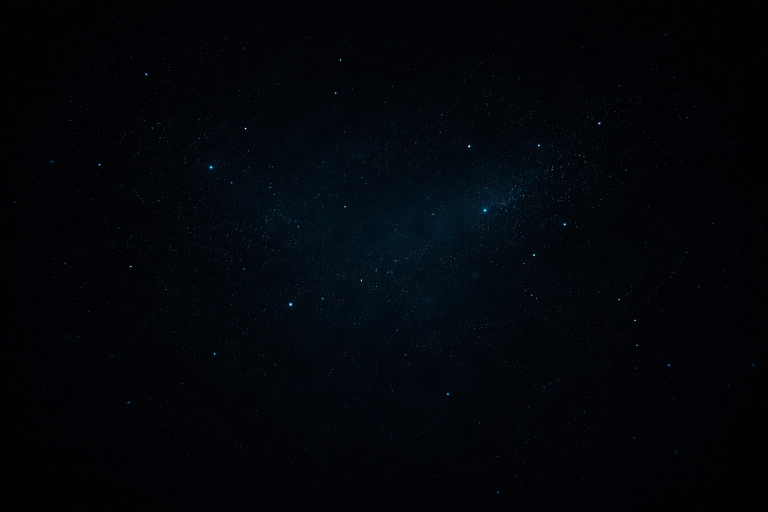
#> input picture Assets/Resources/Backgrounds/bg_abyss.png, 1536 x 1024 px (shown at 1/2 size); its folder holds 4 pictures in this run
$ python mide_diferencial.py
#> lines starting #> are read from the running program, lines starting #| are printed output that depends on the picture
# -*- coding: utf-8 -*-
"""
¿Se DISTINGUEN los fondos/suelos en la tele? (2026-08-28)

Criterio del user: "los fondos, suelos, luces y todo eso deben ser diferenciales como en
la app movil". Varios son de pago: si en la tele se ven iguales, el usuario paga por algo
que no ve.

Se mide la distancia de color (dE76 en Lab) de cada elemento a su VECINO MAS PARECIDO,
y se compara el dE EN PANTALLA contra el dE DEL ARTE. Dos numeros distintos:
  · arte      lo que el diseñador separo
  · pantalla  lo que el usuario distingue de verdad, tras agua, niebla, grado y bloom

⚠⚠ SE MIDE POR BANDA, NO EL ENCUADRE ENTERO. Con el suelo al 53 % de blanco, cualquier
medida global devuelve "todos identicos" y no es por el fondo: es el suelo dominando.
Esa trampa ya costo una tabla entera hoy.
"""
import sys, glob, os
import numpy as np
from PIL import Image

def lab_medio(a):
    rgb = np.asarray(a, dtype=np.float64) / 255.0
    m = rgb <= 0.04045
    lin = np.where(m, rgb / 12.92, ((rgb + 0.055) / 1.055) ** 2.4)
    M = np.array([[0.4124564, 0.3575761, 0.1804375],
                  [0.2126729, 0.7151522, 0.0721750],
                  [0.0193339, 0.1191920, 0.9503041]])
    x = lin.reshape(-1, 3) @ M.T
    w = np.array([0.95047, 1.0, 1.08883]); t = x / w; d = 6.0 / 29.0
    f = np.where(t > d ** 3, np.cbrt(t), t / (3 * d * d) + 4.0 / 29.0)
    L = 116 * f[:, 1] - 16
    A = 500 * (f[:, 0] - f[:, 1]); B = 200 * (f[:, 1] - f[:, 2])
    return np.array([L.mean(), A.mean(), B.mean()])

def de(p, q): return float(np.sqrt(((p - q) ** 2).sum()))

def banda(p, y0, y1):
    a = Image.open(p).convert('RGB'); h = a.size[1]
    return lab_medio(a.crop((0, int(h * y0), a.size[0], int(h * y1))))

# ── que se mide: fondos (banda de arriba) o sustratos (banda del suelo) ───────
QUE = sys.argv[1] if len(sys.argv) > 1 else 'bg'
if QUE == 'bg':
    ARTE, CAPT, PRE, Y0, Y1 = 'Assets/Resources/Backgrounds/bg_*.png', '_bloom/bg_bg_*.png', 'bg_bg_', 0.12, 0.50
else:
    ARTE, CAPT, PRE, Y0, Y1 = 'Assets/Resources/Substrates/sub_*.png', '_bloom/subcand_sub_*.png', 'subcand_', 0.80, 0.93

arte = {}
for f in sorted(glob.glob(ARTE)):
    arte[os.path.basename(f)[:-4]] = lab_medio(Image.open(f).convert('RGB'))
#> in lab_medio, `m = rgb <= 0.04045`:
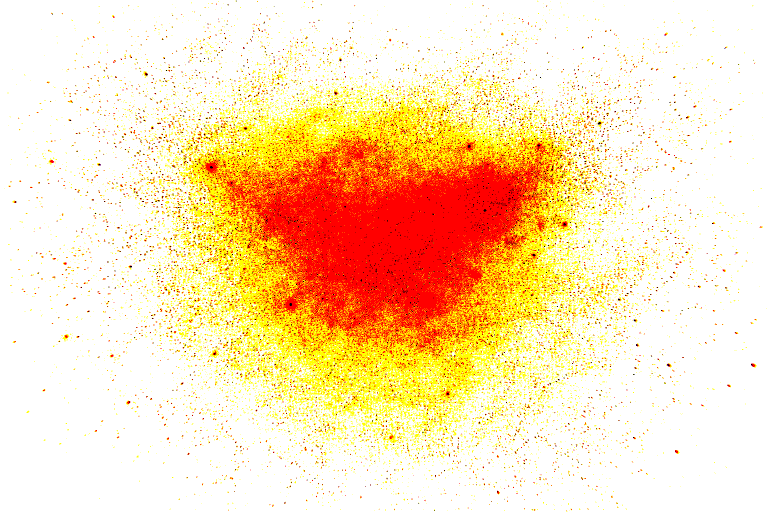
#> m: shape (1024, 1536, 3) bool (shown at 1/2 size); mean R, G, B 0.994, 0.882, 0.729
#> pass 2 of the loop `for f in sorted(glob.glob(ARTE)):`:
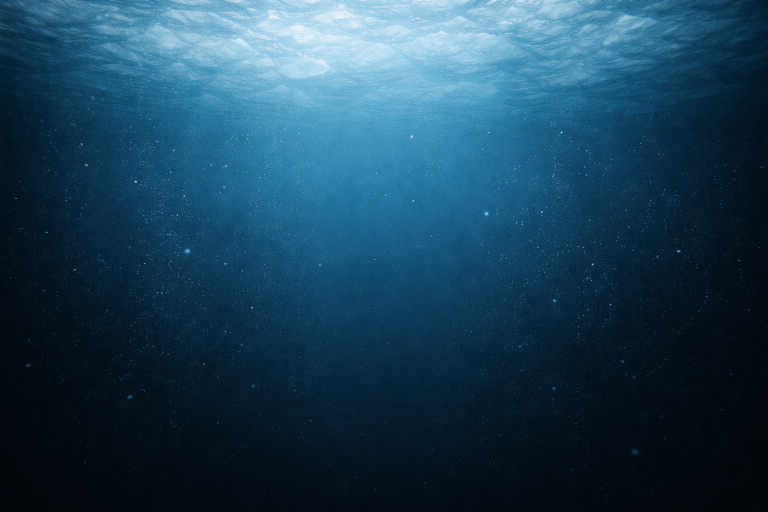
#> input picture Assets/Resources/Backgrounds/bg_arctic.png, 1536 x 1024 px (shown at 1/2 size)
#> in lab_medio (call 2), `m = rgb <= 0.04045`:
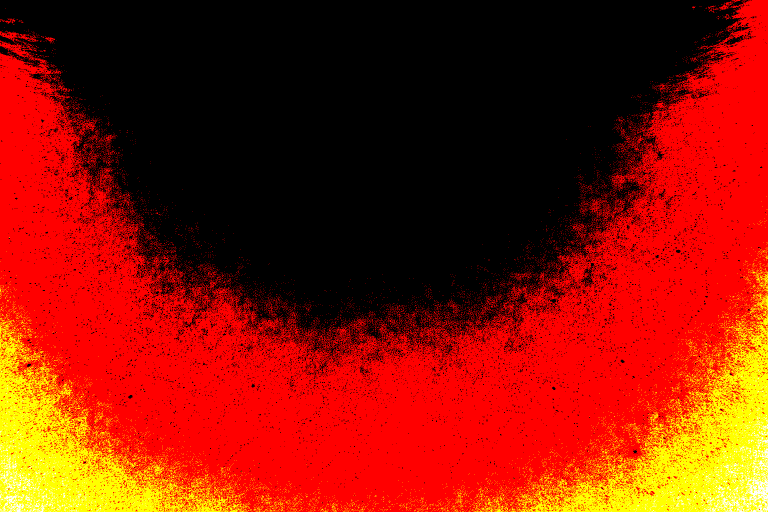
#> m: shape (1024, 1536, 3) bool (shown at 1/2 size); mean R, G, B 0.539, 0.0923, 0.0067
#> in lab_medio (call 2), `lin = np.where(m, rgb / 12.92, ((rgb + 0.055) / 1.055) ** 2.4)`:
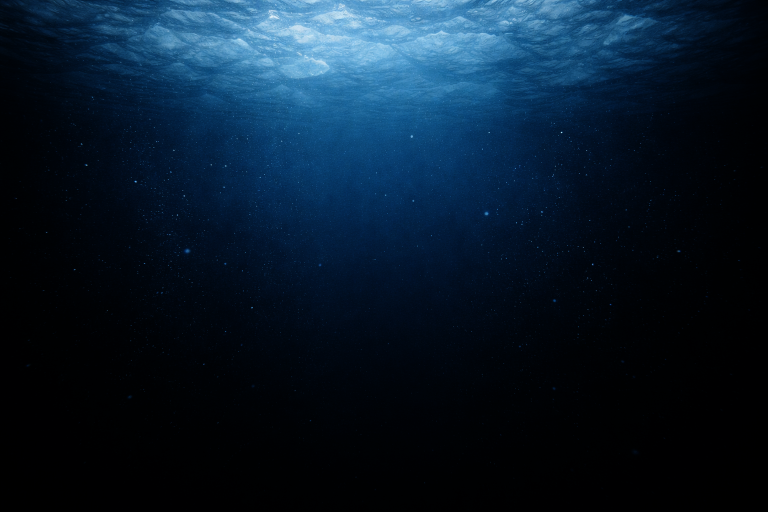
#> lin: shape (1024, 1536, 3) float64 (shown at 1/2 size); mean R, G, B 0.0367, 0.106, 0.171
#> pass 3 of the loop `for f in sorted(glob.glob(ARTE)):`:
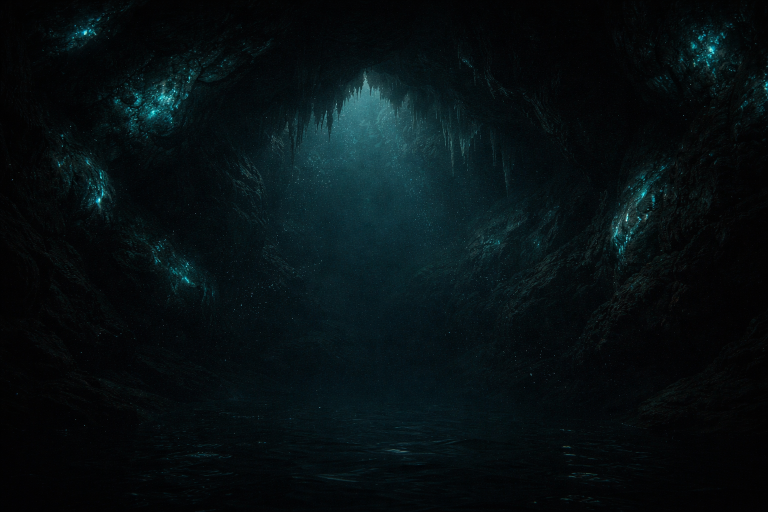
#> input picture Assets/Resources/Backgrounds/bg_cave.png, 1536 x 1024 px (shown at 1/2 size)
#> in lab_medio (call 3), `m = rgb <= 0.04045`:
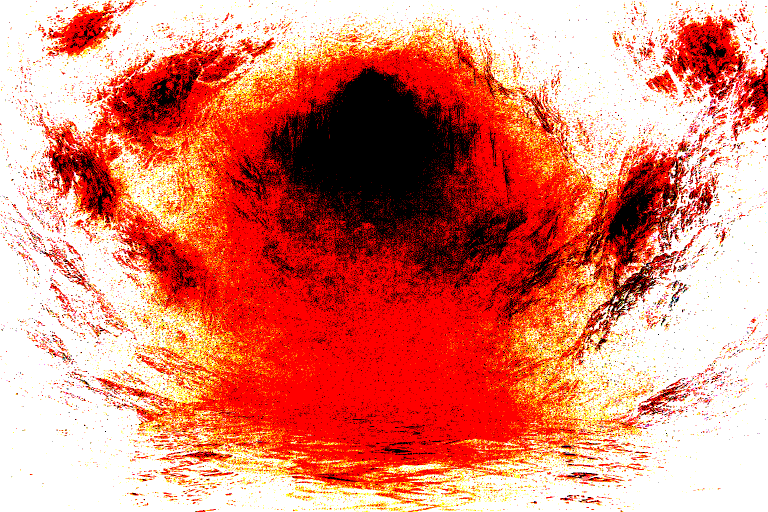
#> m: shape (1024, 1536, 3) bool (shown at 1/2 size); mean R, G, B 0.873, 0.519, 0.447
#> in lab_medio (call 3), `lin = np.where(m, rgb / 12.92, ((rgb + 0.055) / 1.055) ** 2.4)`:
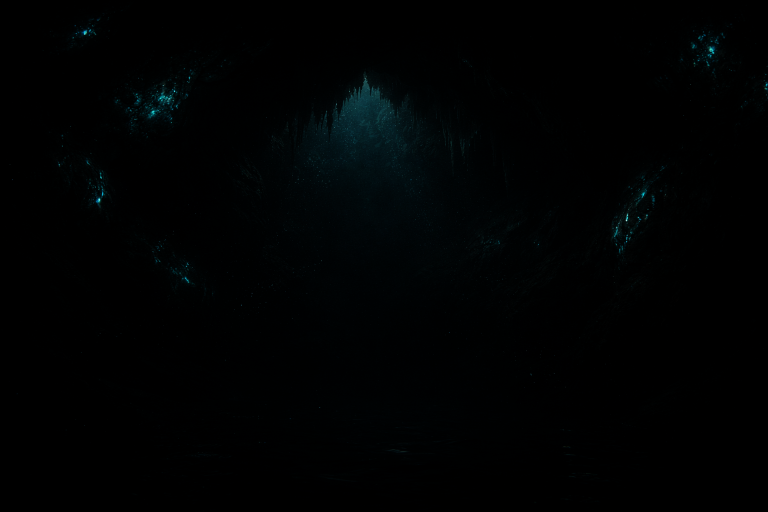
#> lin: shape (1024, 1536, 3) float64 (shown at 1/2 size); mean R, G, B 0.00226, 0.00877, 0.0105
#> the loop made 4 passes; the first 3 are shown

pant = {}
for f in sorted(glob.glob(CAPT)):
    if os.path.getsize(f) < 50000: continue
    n = os.path.basename(f)[:-4]
    n = n.replace('bg_bg_', 'bg_') if QUE == 'bg' else n.replace('subcand_', '')
    pant[n] = banda(f, Y0, Y1)
#> (the run stopped early here; a loop or call above may not have finished)
